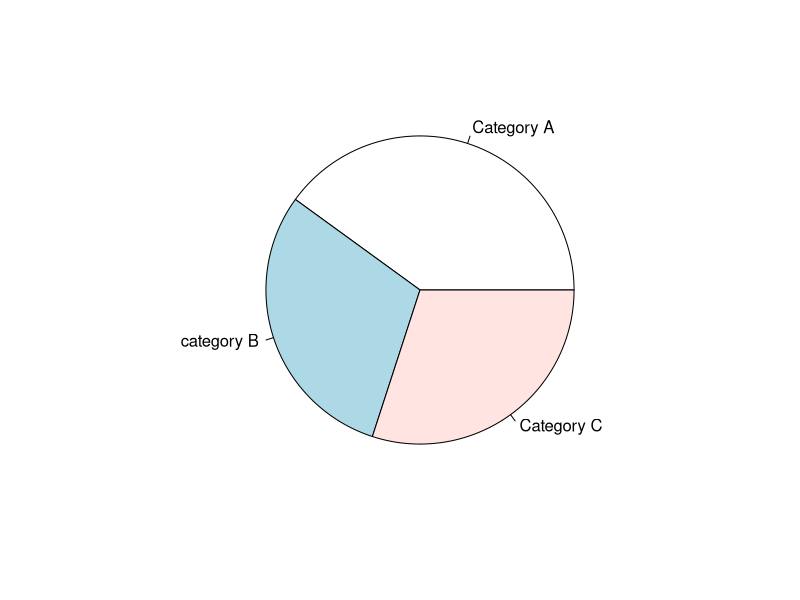

This figure's R source:
## ---- chunk 1
data <- c(2,3,1,8,7,6,5,3,10,9)
## ---- chunk 2
category_labels <- c("Category A", "category B", "Category C")
category_values <- c(40,30,30)
pie(category_values, labels = category_labels,
    )
